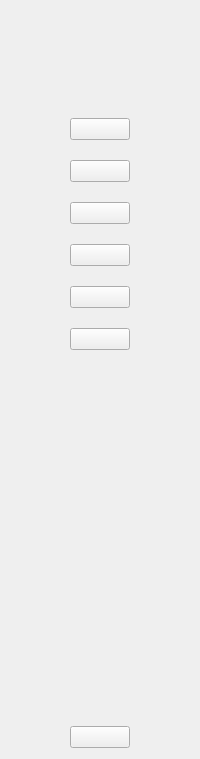
     <widget class="QWidget" name="icon_only" native="true">
      <layout class="QGridLayout" name="gridLayout_2">
       <property name="verticalSpacing">
        <number>24</number>
       </property>
       <item row="0" column="0">
        <widget class="QLabel" name="label">
         <property name="maximumSize">
          <size>
           <width>60</width>
           <height>60</height>
          </size>
         </property>
         <property name="text">
          <string/>
         </property>
         <property name="pixmap">
          <pixmap resource="resource.qrc">:/icons/icon/SnapBG.ai_1747709355469.png</pixmap>
         </property>
         <property name="scaledContents">
          <bool>true</bool>
         </property>
        </widget>
       </item>
       <item row="1" column="0">
        <spacer name="verticalSpacer_2">
         <property name="orientation">
          <enum>Qt::Vertical</enum>
         </property>
         <property name="sizeHint" stdset="0">
          <size>
           <width>20</width>
           <height>69</height>
          </size>
         </property>
        </spacer>
       </item>
       <item row="2" column="0">
        <layout class="QVBoxLayout" name="verticalLayout_3">
         <property name="spacing">
          <number>28</number>
         </property>
         <item>
          <layout class="QVBoxLayout" name="verticalLayout">
           <property name="spacing">
            <number>20</number>
           </property>
           <item>
            <widget class="QPushButton" name="home_nbtn_1">
             <property name="text">
              <string/>
             </property>
             <property name="icon">
              <iconset resource="resource.qrc">
               <normaloff>:/icons/icon/home-4-48.ico</normaloff>
               <normalon>:/icons/icon/home-4-48 (1).ico</normalon>:/icons/icon/home-4-48.ico</iconset>
             </property>
             <property name="checkable">
              <bool>true</bool>
             </property>
             <property name="autoExclusive">
              <bool>true</bool>
             </property>
            </widget>
           </item>
           <item>
            <widget class="QPushButton" name="product_btn_1">
             <property name="text">
              <string/>
             </property>
             <property name="icon">
              <iconset resource="resource.qrc">
               <normaloff>:/icons/icon/product-48.ico</normaloff>
               <normalon>:/icons/icon/product-48 (1).ico</normalon>:/icons/icon/product-48.ico</iconset>
             </property>
             <property name="checkable">
              <bool>true</bool>
             </property>
             <property name="autoExclusive">
              <bool>true</bool>
             </property>
            </widget>
           </item>
           <item>
            <widget class="QPushButton" name="customer_btn_1">
             <property name="toolTipDuration">
              <number>2</number>
             </property>
             <property name="text">
              <string/>
             </property>
             <property name="icon">
              <iconset resource="resource.qrc">
               <normaloff>:/icons/icon/group-48.ico</normaloff>
               <normalon>:/icons/icon/group-32 (1).ico</normalon>:/icons/icon/group-48.ico</iconset>
             </property>
             <property name="checkable">
              <bool>true</bool>
             </property>
             <property name="autoExclusive">
              <bool>true</bool>
             </property>
            </widget>
           </item>
           <item>
            <widget class="QPushButton" name="huong_dan_btn_1">
             <property name="toolTipDuration">
              <number>2</number>
             </property>
             <property name="text">
              <string/>
             </property>
             <property name="icon">
              <iconset resource="resource.qrc">
               <normaloff>:/icons/icon/info-2-xl.png</normaloff>
               <normalon>:/icons/icon/info-2-xxl.png</normalon>:/icons/icon/info-2-xl.png</iconset>
             </property>
             <property name="checkable">
              <bool>true</bool>
             </property>
             <property name="autoExclusive">
              <bool>true</bool>
             </property>
            </widget>
           </item>
           <item>
            <widget class="QPushButton" name="orpromotion_btn_1">
             <property name="text">
              <string/>
             </property>
             <property name="icon">
              <iconset resource="../../../admin/ui/ui_design/resource.qrc">
               <normaloff>:/icons/icons/sale-2-xl.png</normaloff>
               <normalon>:/icons/icons/sale-2-xl (1).png</normalon>:/icons/icons/sale-2-xl.png</iconset>
             </property>
             <property name="checkable">
              <bool>true</bool>
             </property>
             <property name="autoExclusive">
              <bool>true</bool>
             </property>
            </widget>
           </item>
           <item>
            <widget class="QPushButton" name="lien_he_btn_1">
             <property name="toolTipDuration">
              <number>2</number>
             </property>
             <property name="text">
              <string/>
             </property>
             <property name="icon">
              <iconset resource="resource.qrc">
               <normaloff>:/icons/icon/contacts-2-xxl.png</normaloff>
               <normalon>:/icons/icon/contacts-2-xl.png</normalon>:/icons/icon/contacts-2-xxl.png</iconset>
             </property>
             <property name="checkable">
              <bool>true</bool>
             </property>
             <property name="autoExclusive">
              <bool>true</bool>
             </property>
            </widget>
           </item>
          </layout>
         </item>
         <item>
          <spacer name="verticalSpacer">
           <property name="orientation">
            <enum>Qt::Vertical</enum>
           </property>
           <property name="sizeHint" stdset="0">
            <size>
             <width>20</width>
             <height>348</height>
            </size>
           </property>
          </spacer>
         </item>
         <item>
          <widget class="QPushButton" name="pushButton_5">
           <property name="text">
            <string/>
           </property>
           <property name="icon">
            <iconset resource="resource.qrc">
             <normaloff>:/icons/icon/close-window-64.ico</normaloff>
             <normalon>:/icons/icon/close-window-64 (1).ico</normalon>:/icons/icon/close-window-64.ico</iconset>
           </property>
           <property name="checkable">
            <bool>true</bool>
           </property>
           <property name="autoExclusive">
            <bool>true</bool>
           </property>
          </widget>
         </item>
        </layout>
       </item>
      </layout>
     </widget>
